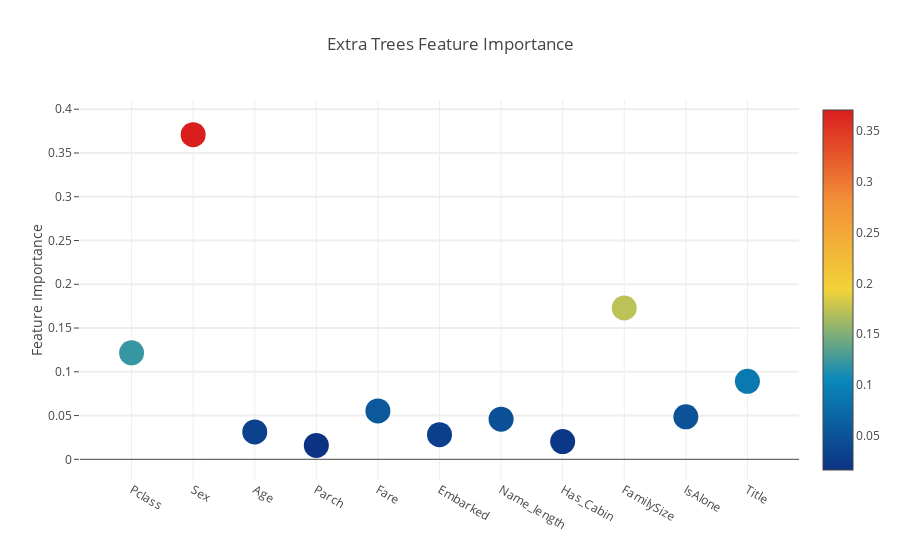

The code cell stored with this chart in its notebook:
### Code cell
# Scatter plot
trace = go.Scatter(
    y = feature_dataframe['Extra Trees feature importances'].values,
    x = feature_dataframe['features'].values,
    mode='markers',
    marker=dict(
        sizemode='diameter',
        sizeref=1,
        size=25,
        #size=feature_dataframe['AdaBoost feature importances'].values,
        #color=np.random.randn(500), # set color equal to a variable
        color=feature_dataframe['Extra Trees feature importances'].values,
        colorscale='Portland',
        showscale=True
    ),
    text=feature_dataframe['features'].values
)

data = [trace]

layout = go.Layout(
    autosize=True,
    title='Extra Trees Feature Importance',
    hovermode='closest',
    #xaxis=dict(
    #    title='Pop',
    #    ticklen=5,
    #    zeroline=False,
    #    gridwidth=2
    #),
    yaxis=dict(
        title='Feature Importance',
        ticklen=5,
        gridwidth=2
    ),
    showlegend=False
)

fig = go.Figure(data=data, layout=layout)
py.iplot(fig, filename='scatter2010')

### Figure 1 — Plotly figure (JSON) as saved in the notebook; plotly's stock layout.template omitted (floating-point values rounded to 4 significant figures)
{"data": [{"marker": {"color": [0.1217, 0.371, 0.0313, 0.01592, 0.05526, 0.02816, 0.0459, 0.0203, 0.1729, 0.04854, 0.0891], "colorscale": "Portland", "showscale": true, "size": 25, "sizemode": "diameter", "sizeref": 1}, "mode": "markers", "text": ["Pclass", "Sex", "Age", "Parch", "Fare", "Embarked", "Name_length", "Has_Cabin", "FamilySize", "IsAlone", "Title"], "type": "scatter", "uid": "2a597894-7c0c-4420-9c68-b45def0d650e", "x": ["Pclass", "Sex", "Age", "Parch", "Fare", "Embarked", "Name_length", "Has_Cabin", "FamilySize", "IsAlone", "Title"], "y": [0.1217, 0.371, 0.0313, 0.01592, 0.05526, 0.02816, 0.0459, 0.0203, 0.1729, 0.04854, 0.0891]}], "layout": {"autosize": true, "hovermode": "closest", "showlegend": false, "title": {"text": "Extra Trees Feature Importance"}, "xaxis": {"autorange": true, "range": [-0.7601, 10.76], "type": "category"}, "yaxis": {"autorange": true, "gridwidth": 2, "range": [-0.03075, 0.4176], "ticklen": 5, "title": {"text": "Feature Importance"}, "type": "linear"}}}
